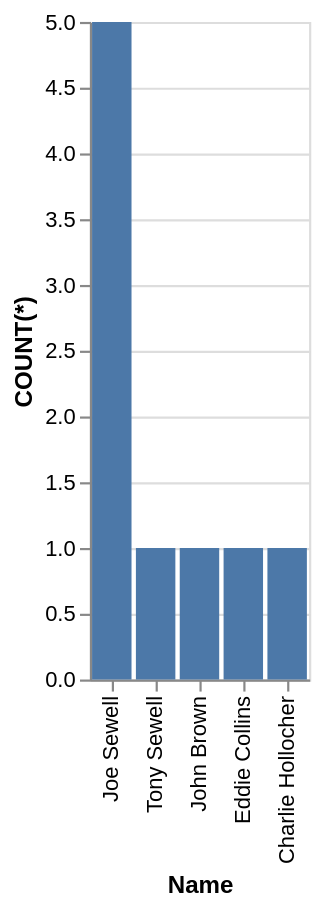

Vega-Lite specification for this chart:
### Vega-Lite specification from a JSON file in a GitHub repository (floating-point values rounded to 4 significant figures)
{"data": {"values": [{"x_data": "Joe Sewell", "y_data": 5}, {"x_data": "Tony Sewell", "y_data": 1}, {"x_data": "John Brown", "y_data": 1}, {"x_data": "Eddie Collins", "y_data": 1}, {"x_data": "Charlie Hollocher", "y_data": 1}]}, "mark": "bar", "encoding": {"x": {"field": "x_data", "type": "nominal", "title": "Name", "sort": {"op": "sum", "field": "y_data", "order": "descending"}}, "y": {"field": "y_data", "type": "quantitative", "title": "COUNT(*)"}}}
